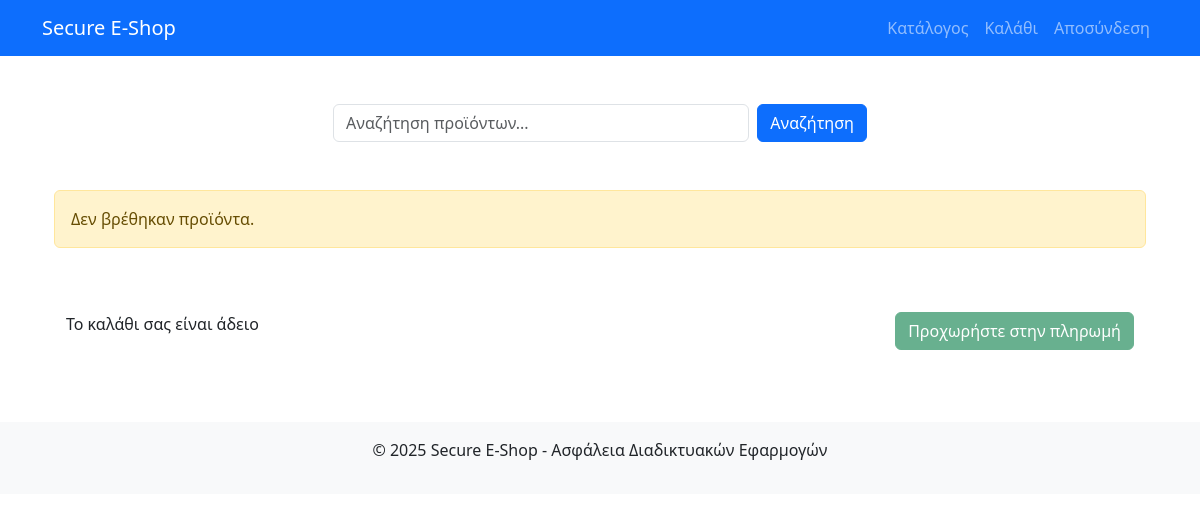
Page / (signed in) on the earlier database version.
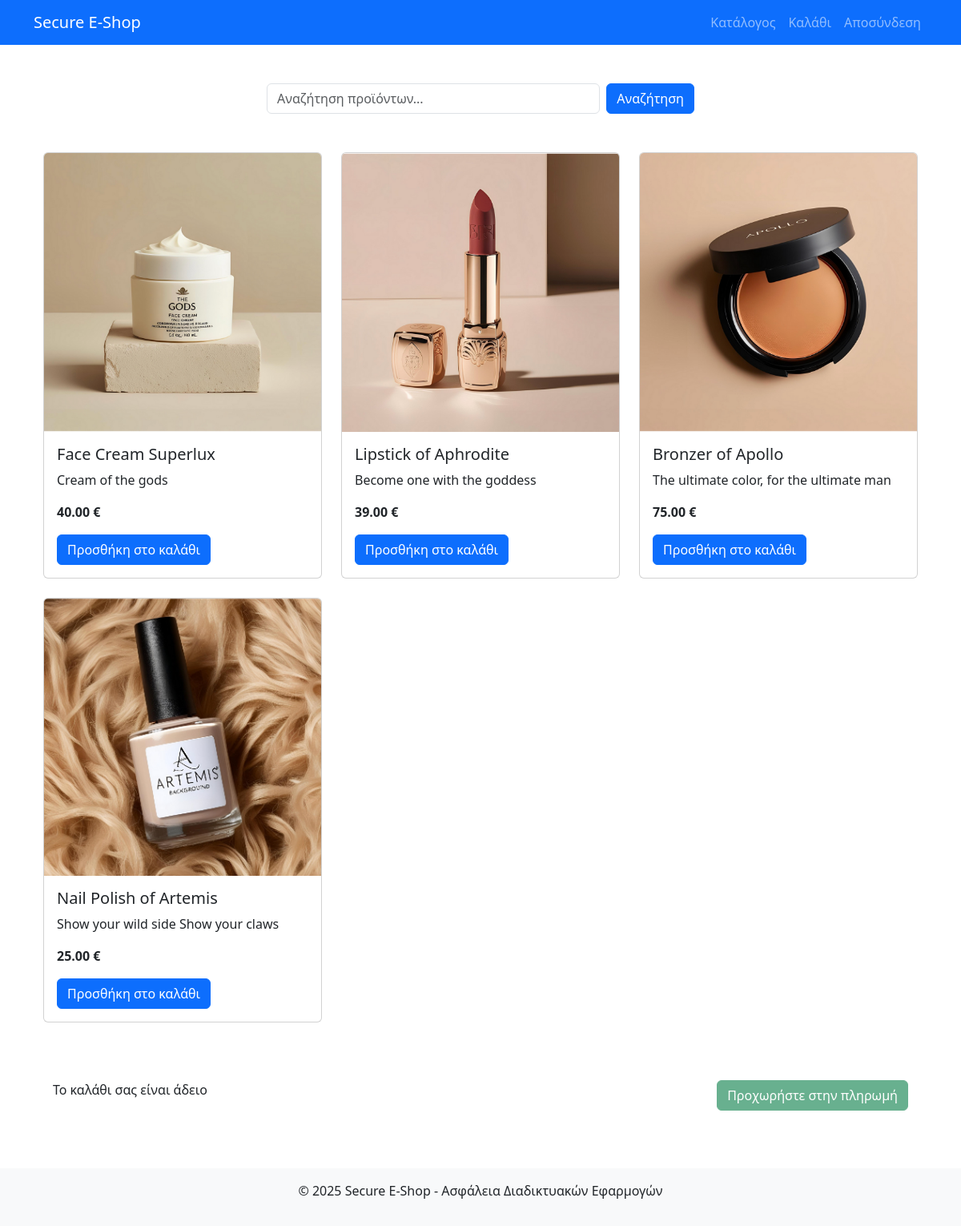
Same page on the later database version.
### eshop/models.py (models this page shows, shortened)
class Product(models.Model):
    name = models.CharField(max_length=200)
    description = models.TextField()
    price = models.DecimalField(max_digits=10, decimal_places=2, validators=[MinValueValidator(0)])
    image = models.ImageField(upload_to='products/', null=True, blank=True)
    created_at = models.DateTimeField(auto_now_add=True)
    updated_at = models.DateTimeField(auto_now=True)

### eshop/views.py (the view)
# urls.py: path('', views.catalog_view, name='catalog'),
@login_required
def catalog_view(request):
    search_query = request.GET.get('q', '')
    clean_query = bleach.clean(search_query)
    if clean_query:
        products = Product.objects.filter(
            Q(name__icontains=clean_query) |
            Q(description__icontains=clean_query)
        )
        is_search_results = True
    else:
        products = Product.objects.all()
        is_search_results = False
    cart, created = Cart.objects.get_or_create(user=request.user)
    cart_items_count = cart.get_total_items()
    cart_items = cart.cartitem_set.all()
    context = {
        'products': products,
        'search_query': clean_query,
        'is_search_results': is_search_results,
        'cart_items_count': cart_items_count,
        'cart_items': cart_items
    }
    return render(request, 'eshop/catalog.html', context)

### eshop/models.py (called while the page is built)
    def get_total_items(self):
        return sum(item.quantity for item in self.cartitem_set.all())

### eshop/templates/eshop/catalog.html (shortened to what this page needs)
{% extends 'eshop/base.html' %}
{% load static %}
{% block content %}
<div class="container">
    <div class="row mb-4">
        <div class="col-md-6 offset-md-3">
            <form method="GET" action="{% url 'catalog' %}" class="d-flex">
                <input type="text" name="q" class="form-control me-2" placeholder="Αναζήτηση προϊόντων..." value="{{ search_query }}">
                <button type="submit" class="btn btn-primary">Αναζήτηση</button>
            </form>
        </div>
    </div>
    <div class="row mb-5">
        {% if products %}
            {% for product in products %}
                <div class="col-md-4 mb-4">
                    <div class="card product-card">
                        {% if product.image %}
                            <img src="{{ product.image.url }}" class="card-img-top" alt="{{ product.name }}">
                        {% else %}
                            <div class="bg-light text-center py-5">
                                <span class="text-muted">Χωρίς εικόνα</span>
                            </div>
                        {% endif %}
                        <div class="card-body d-flex flex-column">
                            <h5 class="card-title">{{ product.name }}</h5>
                            <p class="card-text">{{ product.description|truncatechars:100 }}</p>
                            <div class="mt-auto">
                                <p class="card-text fw-bold">{{ product.price }} €</p>
                                <button class="btn btn-primary add-to-cart-btn"
                                        data-product-id="{{ product.id }}"
                                        data-product-name="{{ product.name }}"
                                        data-csrf-token="{{ csrf_token }}">
                                    Προσθήκη στο καλάθι
                                </button>
                            </div>
                        </div>
                    </div>
                </div>
            {% endfor %}
        {% else %}
            <div class="col-12">
                <div class="alert alert-warning">
                    Δεν βρέθηκαν προϊόντα{% if is_search_results %} για τον όρο αναζήτησης: "{{ search_query }}"{% endif %}.
                </div>
            </div>
        {% endif %}
    </div>
    <div class="cart-indicator">
        <div class="container">
            <div class="row">
                <div class="col-md-6">
                    <span id="cart-items-count">
                        {% if cart_items_count > 0 %}
                            <strong>{{ cart_items_count }}</strong> προϊόν{{ cart_items_count|pluralize:"α" }} στο καλάθι
                        {% else %}
                            Το καλάθι σας είναι άδειο
                        {% endif %}
                    </span>
                </div>
                <div class="col-md-6 text-end">
                    <a href="{% url 'payment' %}" class="btn btn-success payment-button {% if cart_items_count == 0 %}disabled{% endif %}">
                        Προχωρήστε στην πληρωμή
                    </a>
                </div>
            </div>
        </div>
    </div>
</div>
{% endblock %}

### eshop/templates/eshop/base.html (shortened to what this page needs)
{% load static %}
<!DOCTYPE html>
<html lang="el">
<head>
    <link rel="stylesheet" href="https://cdn.jsdelivr.net/npm/bootstrap@5.3.5/dist/css/bootstrap.min.css">
</head>
<body>
    <header class="mb-4">
        <nav class="navbar navbar-expand-lg navbar-dark bg-primary">
            <div class="container">
                <a class="navbar-brand" href="{% url 'catalog' %}">Secure E-Shop</a>
                <div class="collapse navbar-collapse">
                    <ul class="navbar-nav ms-auto">
                        {% if user.is_authenticated %}
                            <li class="nav-item">
                                <a class="nav-link" href="{% url 'catalog' %}">Κατάλογος</a>
                            </li>
                            <li class="nav-item">
                                <a class="nav-link" href="{% url 'payment' %}">Καλάθι</a>
                            </li>
                            <li class="nav-item">
                                <a class="nav-link" href="{% url 'logout' %}">Αποσύνδεση</a>
                            </li>
                        {% else %}
                            <li class="nav-item">
                                <a class="nav-link" href="{% url 'login' %}">Σύνδεση</a>
                            </li>
                        {% endif %}
                    </ul>
                </div>
            </div>
        </nav>
    </header>
    <main class="container py-4">
        {% block content %}{% endblock %}
    </main>
    <footer class="bg-light py-3 mt-5">
        <div class="container text-center">
            <p>© 2025 Secure E-Shop - Ασφάλεια Διαδικτυακών Εφαρμογών</p>
        </div>
    </footer>
</body>
</html>

### eshop/templates/eshop/catalog.html (style rules this page uses)
.product-card { height: 100%; transition: transform 0.3s; }
.add-to-cart-btn { width: 100%; }
.cart-indicator { position: fixed; bottom: 0; left: 0; right: 0; background-color: rgba(255, 255, 255, 0.95); padding: 10px 0; box-shadow: 0 -2px 10px rgba(0,0,0,0.1); z-index: 1000; }

Differences in the rows shown:
added Product: image (picture), name "Face Cream Superlux", description "Cream of the gods", price "40.00"
added Product: image (picture), name "Lipstick of Aphrodite", description "Become one with the goddess", price "39.00"
added Product: image (picture), name "Bronzer of Apollo", description "The ultimate color, for the ultimate man", price "75.00"
added Product: image (picture), name "Nail Polish of Artemis", description "Show your wild side Show your claws", price "25.00"
Other differences:
text no longer shown: "Δεν βρέθηκαν προϊόντα ."
